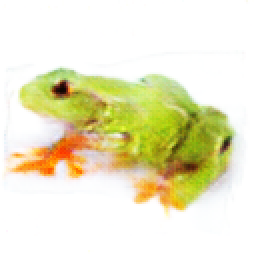
#> input picture models/128x128-i-forgot/sample.png, 128 x 128 px (shown 2 times larger); its folder holds only this picture in this run
$ python -i preprocess.py   (imports and definitions only)
#> lines starting #> are read from the running program, lines starting #| are printed output that depends on the picture; after the words box and inside, x2 and y2 are one past the last pixel; in counts of white or black regions, pixels touching at a corner belong together
#> further down, picture is the input picture: shape (128, 128, 3); mean B, G, R 199.4, 231.9, 235

import os
import cv2
import numpy as np
import pandas as pd
import scipy as sp
from os import listdir
from os.path import isfile, join
import matplotlib.pyplot as plt
import matplotlib.image as mpimg
from sklearn.preprocessing import StandardScaler
from skimage.transform import resize
from skimage.color import rgb2gray

#== Parameters =======================================================================
DATA_PATH = 'data-raw/'
TARGET_SIZE = 256
OUT_PATH = 'data-'+str(TARGET_SIZE)+'/'
FILETYPES = ['jpg', 'png']

BLUR = 3
CANNY_THRESH_1 = 30
CANNY_THRESH_2 = 200
MASK_DILATE_ITER = 10
MASK_ERODE_ITER = 10
MASK_COLOR = (1.0,1.0,1.0) # In BGR format

# [1 line not run here, left out]

#== Processing =======================================================================
def remove_background(img):
    gray = cv2.cvtColor(img, cv2.COLOR_BGR2GRAY)
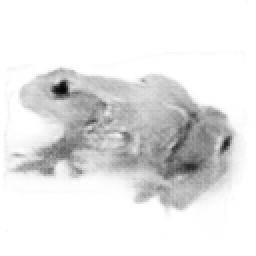
#> gray: shape (128, 128) (shown 2 times larger); min 7, max 255, mean 229.1

    # Edge detection
    edges = cv2.Canny(gray, CANNY_THRESH_1, CANNY_THRESH_2)
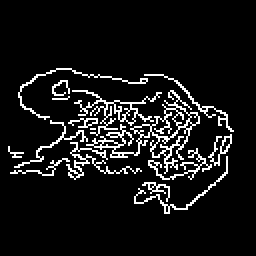
#> edges: shape (128, 128) (shown 2 times larger); 8.6% white in thin lines or dots, all inside (x1, y1, x2, y2) = (4, 34, 117, 107)
    edges = cv2.dilate(edges, None)
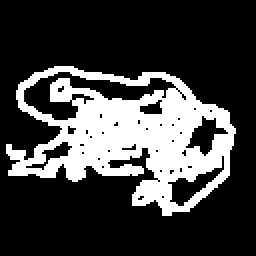
#> edges: shape (128, 128) (shown 2 times larger); 25.1% white; 1 white region, box (x1, y1, x2, y2) and area: (3, 33, 118, 108) 4117
    edges = cv2.erode(edges, None)
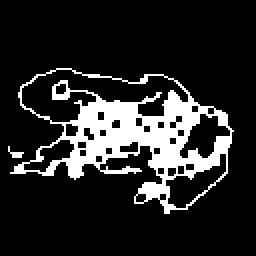
#> edges: shape (128, 128) (shown 2 times larger); 15.5% white; 2 white regions

    # Find contours in edges, sort by area
    contour_info = []
    contours, _ = cv2.findContours(edges, cv2.RETR_LIST, cv2.CHAIN_APPROX_NONE)
#> contours = 33 contours, 21 with area under 20; largest, box (x1, y1, x2, y2) and area: (5, 34, 117, 107) 4538, (10, 34, 95, 62) 1247, (82, 76, 114, 105) 372, (89, 56, 116, 80) 322, (11, 69, 38, 87) 203
    for c in contours:
        contour_info.append((
            c,
            cv2.isContourConvex(c),
            cv2.contourArea(c),
        ))
#> this loop made 33 passes
#> after the loop, contour_info = 33 items
    contour_info = sorted(contour_info, key=lambda c: c[2], reverse=True)
    max_contour = contour_info[0]
#> max_contour = 3 items, first 3: contour of 432 points, box (x1, y1, x2, y2) (5, 34, 117, 107), area 4538, False, 4538

    # Create empty mask, draw filled polygon on it corresponding to largest contour
    mask = np.zeros(edges.shape)
    cv2.fillConvexPoly(mask, max_contour[0], (255))
#> mask: shape (128, 128) float64; 30.9% white; 1 white region, box (x1, y1, x2, y2) and area: (5, 34, 117, 107) 5065

    # Smooth mask, then blur it
    mask = cv2.dilate(mask, None, iterations=MASK_DILATE_ITER)
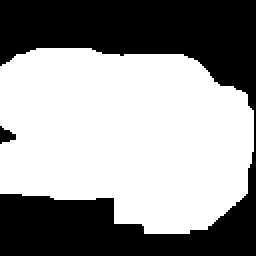
#> mask: shape (128, 128) float64 (shown 2 times larger); 58.2% white; 2 black regions, box (x1, y1, x2, y2) and area: (0, 0, 128, 128) 6802, (0, 63, 8, 72) 44
    mask = cv2.erode(mask, None, iterations=MASK_ERODE_ITER)
#> mask: shape (128, 128) float64; 33.5% white; 1 white region, box (x1, y1, x2, y2) and area: (0, 34, 117, 107) 5488
    mask = cv2.GaussianBlur(mask, (BLUR, BLUR), 0)
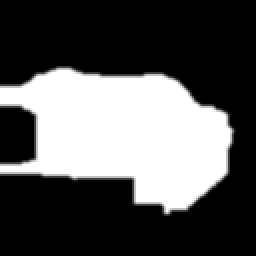
#> mask: shape (128, 128) float64 (shown 2 times larger); min 0, max 255, mean 85.4
    mask_stack = np.dstack([mask]*3)    # Create 3-channel alpha mask

    # Blend masked img into MASK_COLOR background
    mask_stack  = mask_stack.astype('float32') / 255.0          # Use float matrices,
    img         = img.astype('float32') / 255.0                 #  for easy blending

    masked = (mask_stack * img) + ((1-mask_stack) * MASK_COLOR) # Blend
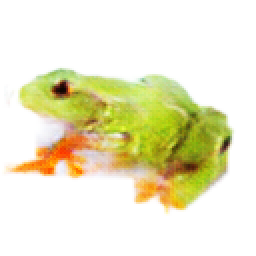
#> masked: shape (128, 128, 3) float64 (shown 2 times larger); mean of channels 0, 1, 2 0.789, 0.914, 0.925; drawn as B, G, R
    masked = (masked * 255).astype('uint8')                     # Convert back to 8-bit

    return cv2.cvtColor(masked, cv2.COLOR_BGR2RGB)


# [1 line that did not run here, left out]

count = 1
# [38 lines not run here, left out]

>>> import cv2
>>> picture = cv2.imread('models/128x128-i-forgot/sample.png')
>>> result = remove_background(picture)
